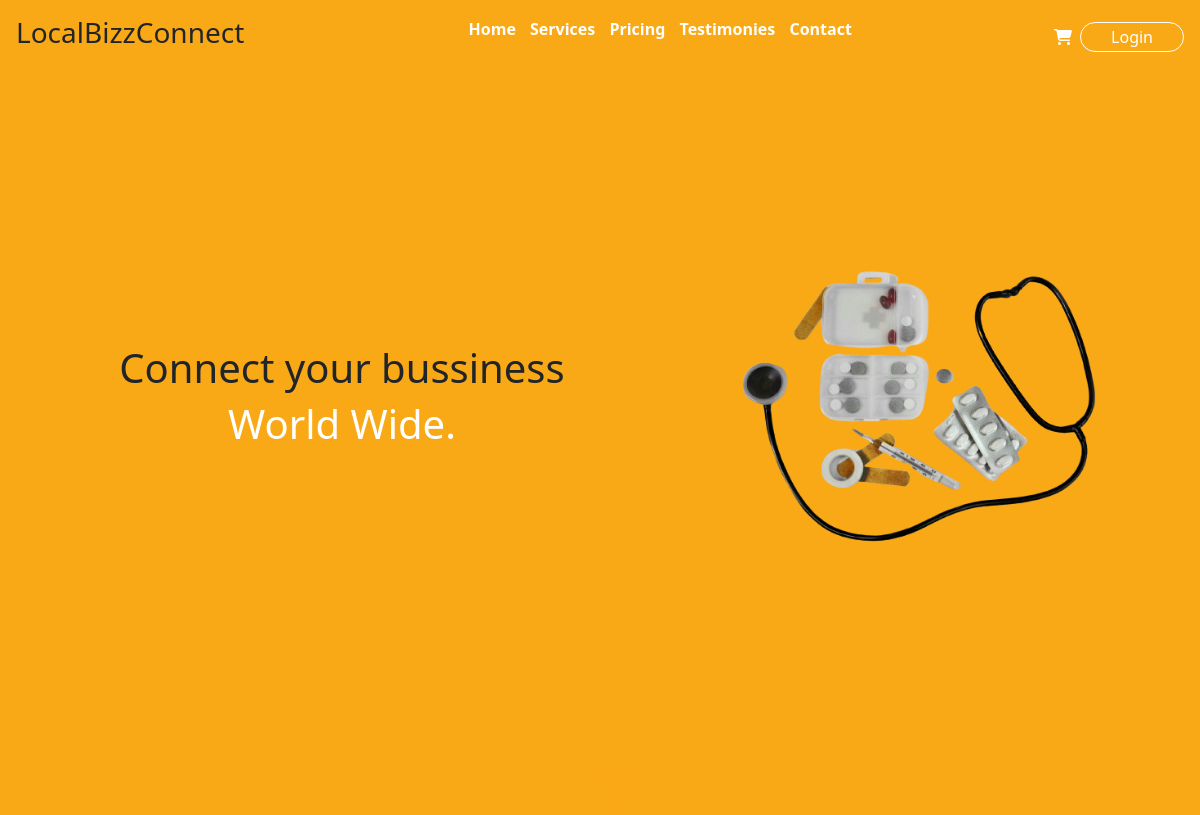
The page /services/ on the database as committed earlier.
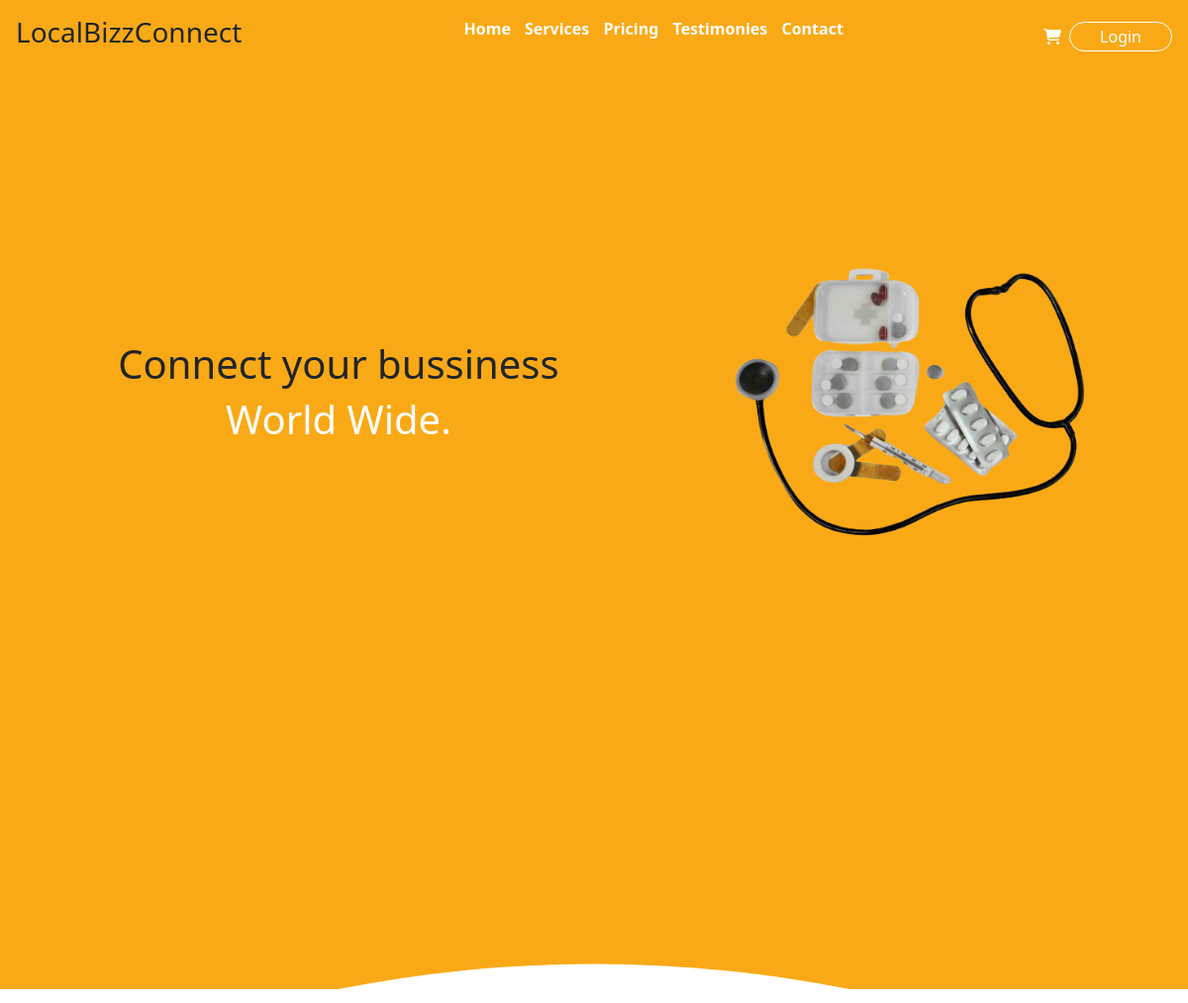
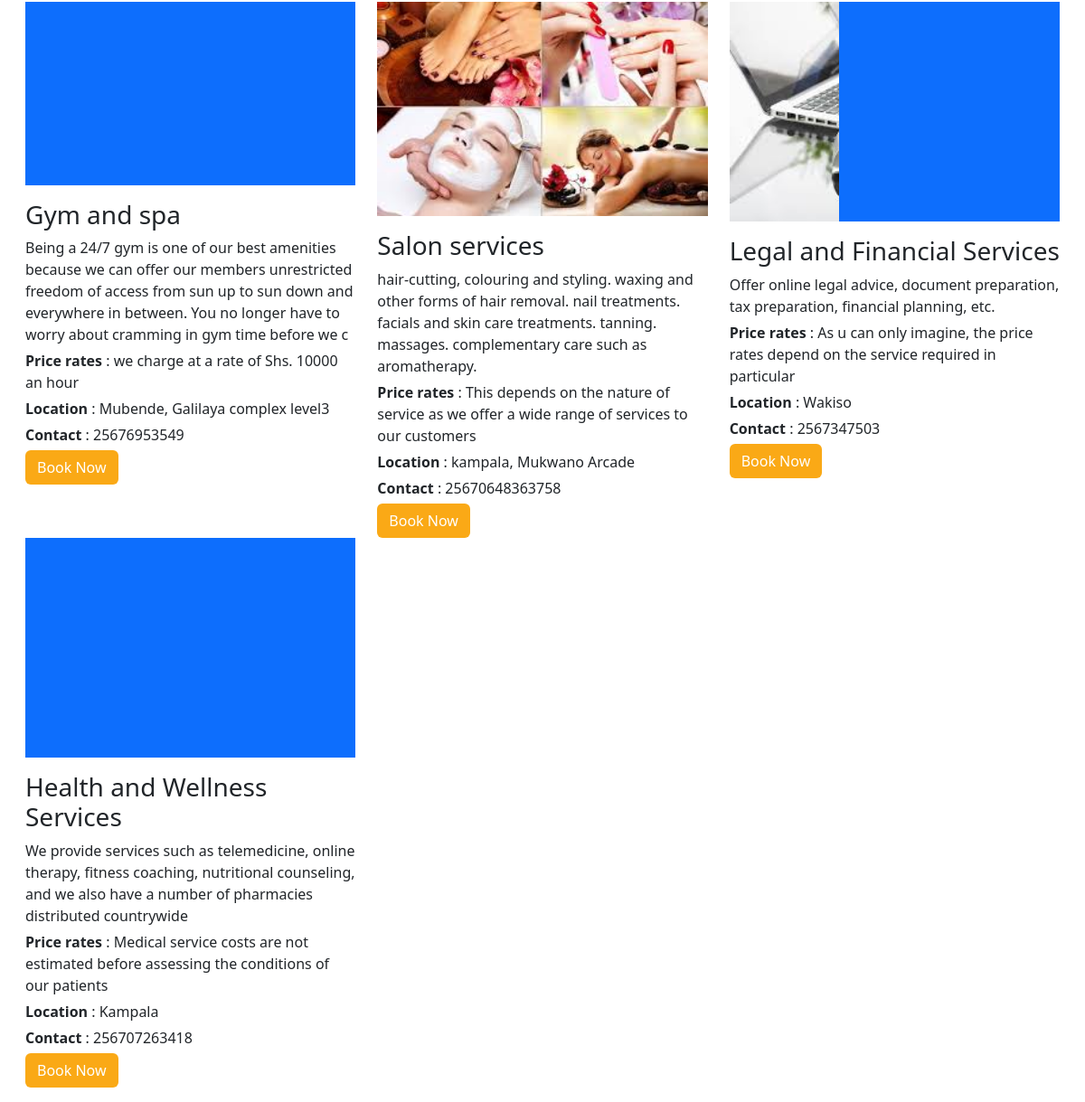
The same page on the database as committed later (2 pictures, top to bottom).
### services/models.py (models this page shows, shortened)
class service(models.Model):
    service_name = models.CharField(max_length = 100)
    service_description = models.CharField(default ='service description', max_length=600)
    service_prices = models.CharField(max_length = 100)
    image1 = models.ImageField(upload_to='service_images', blank=True)
    image2 = models.ImageField(upload_to='service_images', blank=True)
    image3 = models.ImageField(upload_to='service_images', blank=True)
    image4 = models.ImageField(upload_to='service_images', blank=True)
    image5 = models.ImageField(upload_to='service_images', blank=True)
    image6 = models.ImageField(upload_to='service_images', blank=True)
    location = models.CharField(max_length = 100, default = 'Kampala')
    Contact = models.IntegerField(default =+256)

### services/views.py (the view)
# urls.py: path('', views.service_request, name='services'),
def service_request(request):
    context = {
        'services_provided': service.objects.all()
    }
    return render(request, 'services/service.html', context)

### services/templates/services/service.html (shortened to what this page needs)
<!DOCTYPE html>
<html lang="en">
<head>
    <link rel="stylesheet" href="/static/home.css">
    <link rel="stylesheet" href="https://cdnjs.cloudflare.com/ajax/libs/font-awesome/6.5.1/css/all.min.css">
    <link href="https://cdn.jsdelivr.net/npm/bootstrap@5.3.3/dist/css/bootstrap.min.css" rel="stylesheet">
</head>
<body>
    <section>
        <div class="container-fluid service-page p-0">
            <div class="hero">
                <div class="nav-top">
                    <div class="d-flex align-items-center justify-content-between p-3">
                        <div class="logo m-0 d-flex align-items-center">
                            <h3>LocalBizzConnect</h3>
                        </div>
                        <div class="nav-links  d-none d-md-block">
                            <ul>
                                <li><a href="{% url 'Item-list' %}">Home</a></li>
                                <li><a href="{% url 'services' %}">Services</a></li>
                                <li><a href="">Pricing</a></li>
                                <li><a href="">Testimonies</a></li>
                                <li><a href="">Contact</a></li>
                            </ul>
                        </div>
                        <div class="signin d-flex align-items-center">
                            <i class="fa-solid fa-cart-shopping me-2 text-white"></i>
                            <a href="{% url 'login' %}">Login</a>
                        </div>
                    </div>
                </div>
                <div class="content d-flex align-items-center pe-4">
                    <div class="ms-auto ps-2">
                        <h1>Connect your bussiness</h1>
                        <h1 class="text-white text-center">World Wide.</h1>
                    </div>
                    <div class="image">
                        <img src="/static/images/doctor.png"   alt="">
                    </div>
                    <div class="icon"><i class="fa-solid fa-angles-down fa-bounce fs-1 fa-2xl"></i></div>
                </div>
            </div>
        </div>
    </section>
    <section>
      <div class="container-fluid">
          <div class="p-3">
              <div class="row services">
                {% for service_provided in services_provided %}
                  <div class="col-6 col-md-4 service">
                    <div id="carouselExampleAutoplaying" class="carousel slide bg-primary" data-bs-ride="carousel">
                      <div class="carousel-inner">
                        <div class="carousel-item active">
                           <img src="{{ service_provided.image1.url }}" alt="service image mot found">
                        </div>
                      </div>
                    </div>
                    <div class="mt-3">
                      <h3>{{service_provided.service_name}}</h3>
                      <p> {{service_provided.service_description}}</p>
                      <p><span class="fw-bold">Price rates</span> : {{service_provided.service_prices}}</p>
                      <p><span class="fw-bold">Location</span> : {{ service_provided.location }} </p>
                      <p><span class="fw-bold">Contact</span> : {{ service_provided.Contact }} </p>
                    </div>
                    <a href ="{% url 'service-booking' service_provided.id %}">
                    <button class = "btn b-primary text-white" type ="submit" >Book Now </button>
                    </a>
                  </div>
                  {% endfor %}
              </div>
          </div>
      </div>
  </section>
</body>
</html>

### static/home.css (style rules this page uses)
* { margin: 0; padding: 0; box-sizing: border-box; list-style: none; }
.b-primary { background: #FAA916!important; }
.hero { min-height: 125vh; width: 100%; position: relative; }
.hero::before { background: #FAA916; height: 100%; width: 100%; content: ''; position: absolute; clip-path: circle(1450px at 85% -85%); }
.nav-top { position: fixed; width: 100%; background: #FAA916; z-index: 2; }
.nav-links ul { list-style: none; }
.nav-links ul li { display: inline-block; margin-right: 10px; }
.nav-links ul li a { transition: .2s ease; font-weight: bold; }
a { text-decoration: none!important; color: #fff!important; }
.signin i { cursor: pointer; }
.signin a { border: 1px solid #fff; border-radius: 20px; transition: .3s ease-in-out; display: block; padding: 2px 30px; }
.content { position: relative; height: 100vh; }
.content .image img:nth-child(1) { opacity: 1; }
.image { width: 500px; height: 500px; margin-left: auto; overflow: hidden; display: flex; align-items: center; }
.content .image img { height: auto; width: 100%; }
.content .icon { position: absolute; bottom: 0; left: 5%; color: #FAA916; }
.content .icon i { cursor: pointer; }
.service { min-height: 200px; overflow: hidden; }
.services img { width: 100%; min-height: auto; }
.service p { margin: 5px 0px!important; }
.service-page .hero::before { background: #fff; height: 100%; width: 100%; content: ''; position: absolute; clip-path: circle(120% at 50% 230%); }
.service-page .hero { background: #FAA916; overflow: hidden; }
.service-page .content .icon { left: 50%; }

Rows that differ between the two databases and show on the page:
added service: image1 (picture), service_name "Gym and spa", service_description "Being a 24/7 gym is one of our best amenities because we can offer our members unrestricted freedom of access from sun up to sun down and everywhere in between. You no longer have to worry about cramming in gym time before we c", service_prices "we charge at a rate of Shs. 10000 an hour", location "Mubende, Galilaya complex level3", Contact "25676953549"
added service: image1 (picture), service_name "Salon services", service_description "hair-cutting, colouring and styling. waxing and other forms of hair removal. nail treatments. facials and skin care treatments. tanning. massages. complementary care such as aromatherapy.", service_prices "This depends on the nature of service as we offer a wide range of services to our customers", location "kampala, Mukwano Arcade", Contact "25670648363758"
added service: image1 (picture), service_name "Legal and Financial Services", service_description "Offer online legal advice, document preparation, tax preparation, financial planning, etc.", service_prices "As u can only imagine, the price rates depend on the service required in particular", location "Wakiso", Contact "2567347503"
added service: image1 (picture), service_name "Health and Wellness Services", service_description "We provide services such as telemedicine, online therapy, fitness coaching, nutritional counseling, and we also have a number of pharmacies distributed countrywide", service_prices "Medical service costs are not estimated before assessing the conditions of our patients", location "Kampala", Contact "256707263418"
